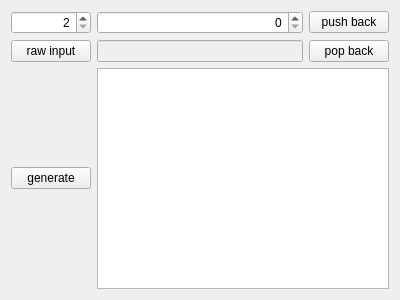
<?xml version="1.0" encoding="UTF-8"?>
<ui version="4.0">
 <class>MainWidget</class>
 <widget class="QWidget" name="MainWidget">
  <property name="geometry">
   <rect>
    <x>0</x>
    <y>0</y>
    <width>400</width>
    <height>300</height>
   </rect>
  </property>
  <property name="windowTitle">
   <string>pg_circuitiucric</string>
  </property>
  <layout class="QVBoxLayout" name="verticalLayout_2">
   <item>
    <layout class="QGridLayout" name="gridLayout">
     <item row="1" column="0">
      <widget class="QSpinBox" name="spinWidth">
       <property name="alignment">
        <set>Qt::AlignRight|Qt::AlignTrailing|Qt::AlignVCenter</set>
       </property>
       <property name="minimum">
        <number>2</number>
       </property>
       <property name="maximum">
        <number>5</number>
       </property>
      </widget>
     </item>
     <item row="3" column="1">
      <widget class="QLineEdit" name="lineInput">
       <property name="enabled">
        <bool>false</bool>
       </property>
      </widget>
     </item>
     <item row="1" column="1">
      <widget class="QSpinBox" name="spinElement">
       <property name="alignment">
        <set>Qt::AlignRight|Qt::AlignTrailing|Qt::AlignVCenter</set>
       </property>
      </widget>
     </item>
     <item row="3" column="0">
      <widget class="QPushButton" name="pushRaw">
       <property name="text">
        <string>raw input</string>
       </property>
       <property name="checkable">
        <bool>true</bool>
       </property>
       <property name="default">
        <bool>false</bool>
       </property>
       <property name="flat">
        <bool>false</bool>
       </property>
      </widget>
     </item>
     <item row="3" column="2">
      <widget class="QPushButton" name="pushRemove">
       <property name="text">
        <string>pop back</string>
       </property>
      </widget>
     </item>
     <item row="1" column="2">
      <widget class="QPushButton" name="pushAdd">
       <property name="text">
        <string>push back</string>
       </property>
      </widget>
     </item>
    </layout>
   </item>
   <item>
    <layout class="QHBoxLayout" name="horizontalLayout">
     <item>
      <widget class="QPushButton" name="pushGenerate">
       <property name="text">
        <string>generate</string>
       </property>
      </widget>
     </item>
     <item>
      <widget class="QPlainTextEdit" name="plainOutput"/>
     </item>
    </layout>
   </item>
  </layout>
 </widget>
 <layoutdefault spacing="6" margin="11"/>
 <resources/>
 <connections/>
</ui>
